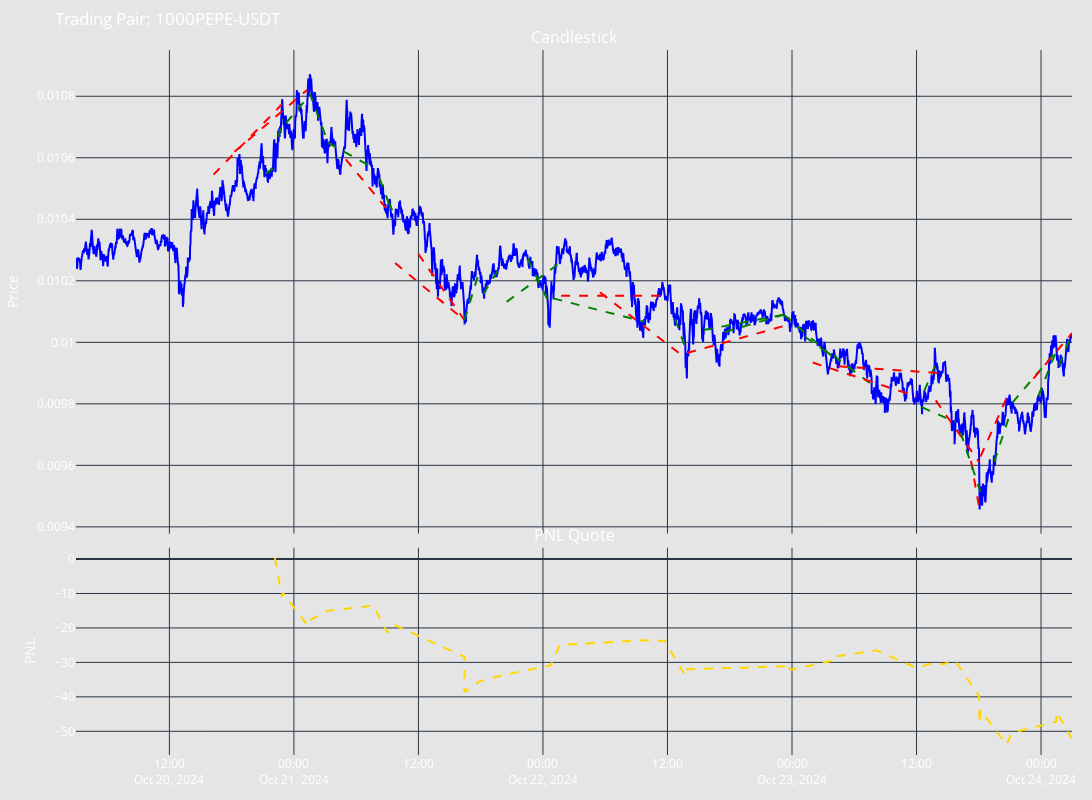

The notebook cell saved with this chart:
### Code cell
# Let's see what is inside the backtesting results
print(backtesting_result.get_results_summary())
backtesting_result.get_backtesting_figure()

### Figure 1 — Plotly figure (JSON) as saved in the notebook; plotly's stock layout.template omitted (floating-point values rounded to 4 significant figures; data arrays with more than 128 entries replaced by an {"elided": "..."} marker saying what was removed)
{"data": [{"line": {"color": "blue"}, "mode": "lines", "type": "scatter", "x": {"elided": "5760 str values"}, "xaxis": "x", "y": {"elided": "5760 float values"}, "yaxis": "y"}, {"line": {"color": "green", "dash": "dash", "width": 2}, "mode": "lines", "name": "Buy Executor", "showlegend": false, "type": "scatter", "x": ["2024-10-20T21:15:00", "2024-10-20T22:10:00"], "xaxis": "x", "y": [0.01055, 0.01057], "yaxis": "y"}, {"line": {"color": "red", "dash": "dash", "width": 2}, "mode": "lines", "name": "Sell Executor", "showlegend": false, "type": "scatter", "x": ["2024-10-20T16:15:00", "2024-10-20T22:51:00"], "xaxis": "x", "y": [0.01055, 0.01077], "yaxis": "y"}, {"line": {"color": "green", "dash": "dash", "width": 2}, "mode": "lines", "name": "Buy Executor", "showlegend": false, "type": "scatter", "x": ["2024-10-20T22:30:00", "2024-10-20T22:58:00"], "xaxis": "x", "y": [0.01067, 0.01073], "yaxis": "y"}, {"line": {"color": "red", "dash": "dash", "width": 2}, "mode": "lines", "name": "Sell Executor", "showlegend": false, "type": "scatter", "x": ["2024-10-20T18:16:00", "2024-10-21T01:21:00"], "xaxis": "x", "y": [0.01062, 0.01082], "yaxis": "y"}, {"line": {"color": "green", "dash": "dash", "width": 2}, "mode": "lines", "name": "Buy Executor", "showlegend": false, "type": "scatter", "x": ["2024-10-20T23:15:00", "2024-10-21T01:28:00"], "xaxis": "x", "y": [0.01071, 0.0108], "yaxis": "y"}, {"line": {"color": "green", "dash": "dash", "width": 2}, "mode": "lines", "name": "Sell Executor", "showlegend": false, "type": "scatter", "x": ["2024-10-21T01:30:00", "2024-10-21T03:18:00"], "xaxis": "x", "y": [0.01081, 0.01065], "yaxis": "y"}, {"line": {"color": "green", "dash": "dash", "width": 2}, "mode": "lines", "name": "Sell Executor", "showlegend": false, "type": "scatter", "x": ["2024-10-21T03:18:00", "2024-10-21T07:40:00"], "xaxis": "x", "y": [0.01065, 0.01057], "yaxis": "y"}, {"line": {"color": "red", "dash": "dash", "width": 2}, "mode": "lines", "name": "Buy Executor", "showlegend": false, "type": "scatter", "x": ["2024-10-21T05:00:00", "2024-10-21T09:01:00"], "xaxis": "x", "y": [0.01059, 0.01043], "yaxis": "y"}, {"line": {"color": "green", "dash": "dash", "width": 2}, "mode": "lines", "name": "Sell Executor", "showlegend": false, "type": "scatter", "x": ["2024-10-21T08:15:00", "2024-10-21T09:07:00"], "xaxis": "x", "y": [0.01053, 0.01046], "yaxis": "y"}, {"line": {"color": "green", "dash": "dash", "width": 2}, "mode": "lines", "name": "Sell Executor", "showlegend": false, "type": "scatter", "x": ["2024-10-21T09:07:00", "2024-10-21T09:48:00"], "xaxis": "x", "y": [0.01046, 0.01041], "yaxis": "y"}, {"line": {"color": "red", "dash": "dash", "width": 2}, "mode": "lines", "name": "Buy Executor", "showlegend": false, "type": "scatter", "x": ["2024-10-21T09:45:00", "2024-10-21T16:26:00"], "xaxis": "x", "y": [0.01026, 0.01007], "yaxis": "y"}, {"line": {"color": "red", "dash": "dash", "width": 2}, "mode": "lines", "name": "Buy Executor", "showlegend": false, "type": "scatter", "x": ["2024-10-21T12:00:00", "2024-10-21T16:26:00"], "xaxis": "x", "y": [0.01029, 0.01007], "yaxis": "y"}, {"line": {"color": "green", "dash": "dash", "width": 2}, "mode": "lines", "name": "Buy Executor", "showlegend": false, "type": "scatter", "x": ["2024-10-21T16:26:00", "2024-10-21T17:53:00"], "xaxis": "x", "y": [0.01007, 0.01023], "yaxis": "y"}, {"line": {"color": "green", "dash": "dash", "width": 2}, "mode": "lines", "name": "Buy Executor", "showlegend": false, "type": "scatter", "x": ["2024-10-21T18:15:00", "2024-10-21T20:01:00"], "xaxis": "x", "y": [0.01016, 0.01025], "yaxis": "y"}, {"line": {"color": "green", "dash": "dash", "width": 2}, "mode": "lines", "name": "Sell Executor", "showlegend": false, "type": "scatter", "x": ["2024-10-21T22:31:00", "2024-10-22T00:45:00"], "xaxis": "x", "y": [0.01027, 0.01012], "yaxis": "y"}, {"line": {"color": "green", "dash": "dash", "width": 2}, "mode": "lines", "name": "Buy Executor", "showlegend": false, "type": "scatter", "x": ["2024-10-21T20:30:00", "2024-10-22T01:37:00"], "xaxis": "x", "y": [0.01013, 0.01026], "yaxis": "y"}, {"line": {"color": "green", "dash": "dash", "width": 2}, "mode": "lines", "name": "Sell Executor", "showlegend": false, "type": "scatter", "x": ["2024-10-22T01:00:00", "2024-10-22T09:45:00"], "xaxis": "x", "y": [0.01014, 0.01007], "yaxis": "y"}, {"line": {"color": "red", "dash": "dash", "width": 2}, "mode": "lines", "name": "Buy Executor", "showlegend": false, "type": "scatter", "x": ["2024-10-22T01:45:00", "2024-10-22T11:45:00"], "xaxis": "x", "y": [0.01015, 0.01015], "yaxis": "y"}, {"line": {"color": "red", "dash": "dash", "width": 2}, "mode": "lines", "name": "Buy Executor", "showlegend": false, "type": "scatter", "x": ["2024-10-22T05:30:00", "2024-10-22T13:44:00"], "xaxis": "x", "y": [0.01016, 0.009949], "yaxis": "y"}, {"line": {"color": "green", "dash": "dash", "width": 2}, "mode": "lines", "name": "Sell Executor", "showlegend": false, "type": "scatter", "x": ["2024-10-22T12:45:00", "2024-10-22T13:54:00"], "xaxis": "x", "y": [0.01007, 0.009966], "yaxis": "y"}, {"line": {"color": "green", "dash": "dash", "width": 2}, "mode": "lines", "name": "Buy Executor", "showlegend": false, "type": "scatter", "x": ["2024-10-22T15:30:00", "2024-10-22T23:13:00"], "xaxis": "x", "y": [0.01004, 0.01009], "yaxis": "y"}, {"line": {"color": "green", "dash": "dash", "width": 2}, "mode": "lines", "name": "Buy Executor", "showlegend": false, "type": "scatter", "x": ["2024-10-22T17:31:00", "2024-10-22T23:13:00"], "xaxis": "x", "y": [0.01003, 0.01009], "yaxis": "y"}, {"line": {"color": "red", "dash": "dash", "width": 2}, "mode": "lines", "name": "Sell Executor", "showlegend": false, "type": "scatter", "x": ["2024-10-22T13:54:00", "2024-10-22T23:54:00"], "xaxis": "x", "y": [0.009965, 0.01006], "yaxis": "y"}, {"line": {"color": "green", "dash": "dash", "width": 2}, "mode": "lines", "name": "Sell Executor", "showlegend": false, "type": "scatter", "x": ["2024-10-22T23:13:00", "2024-10-23T03:49:00"], "xaxis": "x", "y": [0.01009, 0.009956], "yaxis": "y"}, {"line": {"color": "green", "dash": "dash", "width": 2}, "mode": "lines", "name": "Sell Executor", "showlegend": false, "type": "scatter", "x": ["2024-10-23T01:15:00", "2024-10-23T03:49:00"], "xaxis": "x", "y": [0.01002, 0.009956], "yaxis": "y"}, {"line": {"color": "green", "dash": "dash", "width": 2}, "mode": "lines", "name": "Sell Executor", "showlegend": false, "type": "scatter", "x": ["2024-10-23T04:01:00", "2024-10-23T08:07:00"], "xaxis": "x", "y": [0.009956, 0.009852], "yaxis": "y"}, {"line": {"color": "red", "dash": "dash", "width": 2}, "mode": "lines", "name": "Buy Executor", "showlegend": false, "type": "scatter", "x": ["2024-10-23T02:00:00", "2024-10-23T12:00:00"], "xaxis": "x", "y": [0.009934, 0.009824], "yaxis": "y"}, {"line": {"color": "green", "dash": "dash", "width": 2}, "mode": "lines", "name": "Buy Executor", "showlegend": false, "type": "scatter", "x": ["2024-10-23T12:45:00", "2024-10-23T13:51:00"], "xaxis": "x", "y": [0.009842, 0.009929], "yaxis": "y"}, {"line": {"color": "red", "dash": "dash", "width": 2}, "mode": "lines", "name": "Buy Executor", "showlegend": false, "type": "scatter", "x": ["2024-10-23T04:30:00", "2024-10-23T14:30:00"], "xaxis": "x", "y": [0.009922, 0.009899], "yaxis": "y"}, {"line": {"color": "green", "dash": "dash", "width": 2}, "mode": "lines", "name": "Sell Executor", "showlegend": false, "type": "scatter", "x": ["2024-10-23T12:30:00", "2024-10-23T15:46:00"], "xaxis": "x", "y": [0.009789, 0.00974], "yaxis": "y"}, {"line": {"color": "red", "dash": "dash", "width": 2}, "mode": "lines", "name": "Buy Executor", "showlegend": false, "type": "scatter", "x": ["2024-10-23T13:51:00", "2024-10-23T18:02:00"], "xaxis": "x", "y": [0.009811, 0.00961], "yaxis": "y"}, {"line": {"color": "red", "dash": "dash", "width": 2}, "mode": "lines", "name": "Buy Executor", "showlegend": false, "type": "scatter", "x": ["2024-10-23T17:15:00", "2024-10-23T18:04:00"], "xaxis": "x", "y": [0.009614, 0.009457], "yaxis": "y"}, {"line": {"color": "green", "dash": "dash", "width": 2}, "mode": "lines", "name": "Sell Executor", "showlegend": false, "type": "scatter", "x": ["2024-10-23T16:15:00", "2024-10-23T18:10:00"], "xaxis": "x", "y": [0.009706, 0.009514], "yaxis": "y"}, {"line": {"color": "red", "dash": "dash", "width": 2}, "mode": "lines", "name": "Sell Executor", "showlegend": false, "type": "scatter", "x": ["2024-10-23T18:10:00", "2024-10-23T20:41:00"], "xaxis": "x", "y": [0.009629, 0.009819], "yaxis": "y"}, {"line": {"color": "green", "dash": "dash", "width": 2}, "mode": "lines", "name": "Buy Executor", "showlegend": false, "type": "scatter", "x": ["2024-10-23T19:30:00", "2024-10-23T21:08:00"], "xaxis": "x", "y": [0.009612, 0.00978], "yaxis": "y"}, {"line": {"color": "green", "dash": "dash", "width": 2}, "mode": "lines", "name": "Buy Executor", "showlegend": false, "type": "scatter", "x": ["2024-10-23T21:15:00", "2024-10-24T01:28:00"], "xaxis": "x", "y": [0.009804, 0.009971], "yaxis": "y"}, {"line": {"color": "green", "dash": "dash", "width": 2}, "mode": "lines", "name": "Buy Executor", "showlegend": false, "type": "scatter", "x": ["2024-10-23T23:45:00", "2024-10-24T01:28:00"], "xaxis": "x", "y": [0.009826, 0.009971], "yaxis": "y"}, {"line": {"color": "red", "dash": "dash", "width": 2}, "mode": "lines", "name": "Sell Executor", "showlegend": false, "type": "scatter", "x": ["2024-10-23T23:16:00", "2024-10-24T02:59:00"], "xaxis": "x", "y": [0.009882, 0.01003], "yaxis": "y"}, {"line": {"color": "green", "dash": "dash", "width": 2}, "mode": "lines", "name": "Buy Executor", "showlegend": false, "type": "scatter", "x": ["2024-10-24T01:45:00", "2024-10-24T02:59:00"], "xaxis": "x", "y": [0.009924, 0.01003], "yaxis": "y"}, {"line": {"color": "gold", "dash": "dash", "width": 2}, "mode": "lines", "name": "Cumulative PNL", "type": "scatter", "x": ["2024-10-20T22:10:00", "2024-10-20T22:51:00", "2024-10-20T22:58:00", "2024-10-21T01:21:00", "2024-10-21T01:28:00", "2024-10-21T03:18:00", "2024-10-21T07:40:00", "2024-10-21T09:01:00", "2024-10-21T09:07:00", "2024-10-21T09:48:00", "2024-10-21T16:26:00", "2024-10-21T16:26:00", "2024-10-21T17:53:00", "2024-10-21T20:01:00", "2024-10-22T00:45:00", "2024-10-22T01:37:00", "2024-10-22T09:45:00", "2024-10-22T11:45:00", "2024-10-22T13:44:00", "2024-10-22T13:54:00", "2024-10-22T23:13:00", "2024-10-22T23:13:00", "2024-10-22T23:54:00", "2024-10-23T03:49:00", "2024-10-23T03:49:00", "2024-10-23T08:07:00", "2024-10-23T12:00:00", "2024-10-23T13:51:00", "2024-10-23T14:30:00", "2024-10-23T15:46:00", "2024-10-23T18:02:00", "2024-10-23T18:04:00", "2024-10-23T18:10:00", "2024-10-23T20:41:00", "2024-10-23T21:08:00", "2024-10-24T01:28:00", "2024-10-24T01:28:00", "2024-10-24T02:59:00", "2024-10-24T02:59:00"], "xaxis": "x2", "y": [0.2725, -10.93, -9.94, -19.39, -17.87, -14.97, -13.55, -21.4, -20.06, -19.22, -28.39, -38.58, -35.51, -33.77, -30.88, -24.94, -23.56, -23.79, -34.05, -32.01, -31.13, -30.12, -32.13, -29.59, -28.47, -26.5, -31.6, -29.94, -30.52, -29.64, -39.86, -47.77, -43.92, -53.87, -50.49, -47.2, -44.36, -52.12, -50.12], "yaxis": "y2"}], "layout": {"annotations": [{"font": {"size": 16}, "showarrow": false, "text": "Candlestick", "x": 0.5, "xanchor": "center", "xref": "paper", "y": 1, "yanchor": "bottom", "yref": "paper"}, {"font": {"size": 16}, "showarrow": false, "text": "PNL Quote", "x": 0.5, "xanchor": "center", "xref": "paper", "y": 0.294, "yanchor": "bottom", "yref": "paper"}], "font": {"color": "white", "size": 12}, "height": 800, "hovermode": "x unified", "margin": {"b": 20, "l": 20, "r": 20, "t": 50}, "paper_bgcolor": "rgba(0, 0, 0, 0.1)", "plot_bgcolor": "rgba(0, 0, 0, 0)", "showlegend": false, "title": {"text": "Trading Pair: 1000PEPE-USDT"}, "width": 1200, "xaxis": {"anchor": "y", "domain": [0, 1], "matches": "x2", "rangeslider": {"visible": false}, "showticklabels": false}, "xaxis2": {"anchor": "y2", "domain": [0, 1]}, "yaxis": {"anchor": "x", "domain": [0.314, 1], "title": {"text": "Price"}}, "yaxis2": {"anchor": "x2", "domain": [0, 0.294], "title": {"text": "PNL"}}}}
